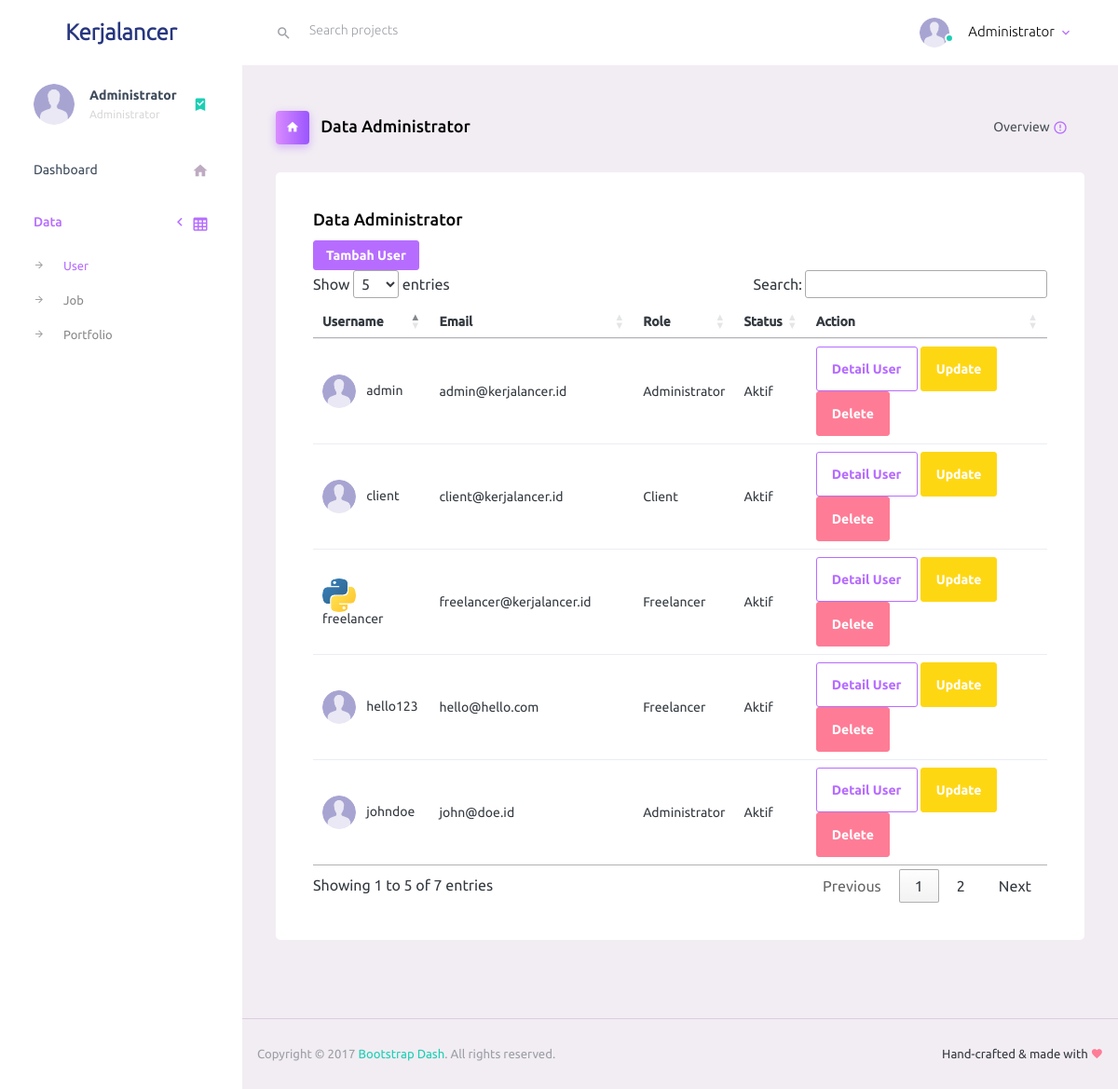
The page /administrator/data-user.php (signed in) on the database its author committed.
### tables this page shows
CREATE TABLE `user` (
  `id_user` int(11) NOT NULL,
  `name` varchar(255) NOT NULL,
  `email` varchar(255) NOT NULL,
  `username` varchar(255) NOT NULL,
  `password` varchar(255) NOT NULL,
  `phone` varchar(45) NOT NULL,
  `profile_picture` varchar(512) NOT NULL DEFAULT 'images/user.png',
  `user_create_date` datetime NOT NULL DEFAULT CURRENT_TIMESTAMP,
  `user_update_date` datetime NOT NULL DEFAULT CURRENT_TIMESTAMP ON UPDATE CURRENT_TIMESTAMP,
  `description` varchar(255) DEFAULT 'Belum ada bio.',
  `level` int(11) NOT NULL,
  `flag` tinyint(4) NOT NULL DEFAULT '1'
);

### administrator/data-user.php (the view, shortened to what this page needs)
<?php
include '../lib/connection.php';
?>
<!DOCTYPE html>
<html lang="en">
<head>
  <link rel="stylesheet" href="../css/style.css">
  <link rel="stylesheet" href="../css/bootstrap.min.css">
  <link rel="stylesheet" href="vendors/iconfonts/mdi/css/materialdesignicons.min.css">
  <link rel="stylesheet" href="vendors/css/vendor.bundle.base.css">
  <link rel="stylesheet" href="css/style.css">
  <link rel="stylesheet" href="https://cdn.datatables.net/1.10.19/css/jquery.dataTables.min.css">
</head>
<body>
  <div class="container-scroller">
    <?php include './partials/navbar.php'; ?>
    <?php include './partials/sidebar.php'; ?>
      <div class="main-panel">
        <div class="content-wrapper">
          <div class="page-header">
            <h3 class="page-title">
              <span class="page-title-icon bg-gradient-primary text-white mr-2">
                <i class="mdi mdi-home"></i>
              </span>
              Data Administrator
            </h3>
            <nav aria-label="breadcrumb">
              <ul class="breadcrumb">
                <li class="breadcrumb-item active" aria-current="page">
                  <span></span>Overview
                  <i class="mdi mdi-alert-circle-outline icon-sm text-primary align-middle"></i>
                </li>
              </ul>
            </nav>
          </div>
          <div class="row">
            <div class="col-12 grid-margin">
              <div class="card">
                <div class="card-body">
                  <h4 class="card-title">Data Administrator</h4>
                  <div class="table-responsive">
                    <a href="./tambah-user.php" class="link-decoration btn btn-primary btn-sm">Tambah User</a>
                    <table class="table" id="myTable">
                      <thead>
                        <tr>
                          <th>
                            Username
                          </th>
                          <th>
                            Email
                          </th>
                          <th>
                            Role
                          </th>
                          <th>
                            Status
                          </th>
                          <th>
                            Action
                          </th>
                        </tr>
                      </thead>
                      <tbody>
                      <?php
                        $query = mysqli_query($con, "SELECT * FROM user");
                        while ($row = mysqli_fetch_assoc($query)) {
                            $iduser = $row["id_user"];
                            $username = $row["username"];
                            $email = $row["email"];
                            $pict = $row["profile_picture"];
                            $level = $row["level"];
                            $flag = $row["flag"];
                      ?>
                        <tr>
                          <td>
                            <img src="../<?=$pict?>" class="mr-2" alt="image">
                            <?=$username?>
                          </td>
                          <td>
                            <?=$email?>
                          </td>
                          <td>
                            <?php
                              if ($level == '1') {
                                echo "Administrator";
                              } else if ($level == '2') {
                                echo "Client";
                              } else {
                                echo "Freelancer";
                              }
                            ?>
                          </td>
                          <td>
                            <?php
                              if ($flag == '1') {
                                echo "Aktif";
                              } else {
                                echo "Tidak Aktif";
                              }
                            ?>
                          </td>
                          <td>
                            <a href="#" class="link-decoration btn btn-outline-primary btn-sm p-3" data-toggle="modal" data-target="#portfolio-<?=$iduser?>">Detail User</a>
                            <a href="./update-user.php?id=<?=$iduser?>" class="link-decoration btn btn-warning btn-sm p-3">Update</a>
                            <?php
                              if ($flag == '1') {
                            ?>
                                <a href="./process/delete-user-process.php?id=<?=$iduser?>" class="link-decoration btn btn-danger btn-sm p-3">Delete</a>
                            <?php
                              } else {
                            ?>
                                <a href="./process/aktif-user-process.php?id=<?=$iduser?>" class="link-decoration btn btn-success btn-sm p-3">Aktifkan</a>
                            <?php
                              }
                            ?>
                          </td>
                        </tr>
                      <?php
                        }
                      ?>
                      </tbody>
                    </table>
                  </div>
                </div>
              </div>
            </div>
          </div>
        </div>
        <footer class="footer">
          <div class="d-sm-flex justify-content-center justify-content-sm-between">
            <span class="text-muted text-center text-sm-left d-block d-sm-inline-block">Copyright © 2017 <a href="https://www.bootstrapdash.com/"
                target="_blank">Bootstrap Dash</a>. All rights reserved.</span>
            <span class="float-none float-sm-right d-block mt-1 mt-sm-0 text-center">Hand-crafted & made with <i class="mdi mdi-heart text-danger"></i></span>
          </div>
        </footer>
      </div>
    </div>
  </div>
</body>
</html>

### administrator/partials/navbar.php (shortened to what this page needs)
<?php
$username = $_SESSION["username"];
$query = mysqli_query($con, "SELECT * FROM user WHERE username = '$username'");
$result = mysqli_fetch_assoc($query);
$name = $result["name"];
$profile_picture = $result["profile_picture"];
?>
<nav class="navbar default-layout-navbar col-lg-12 col-12 p-0 fixed-top d-flex flex-row">
    <div class="text-center navbar-brand-wrapper d-flex align-items-center justify-content-center">
    <a class="navbar-brand brand-logo" href="index.html"><strong>Kerjalancer</strong></a>
    </div>
    <div class="navbar-menu-wrapper d-flex align-items-stretch">
    <div class="search-field d-none d-md-block">
        <form class="d-flex align-items-center h-100" action="#">
        <div class="input-group">
            <div class="input-group-prepend bg-transparent">
            <i class="input-group-text border-0 mdi mdi-magnify"></i>
            </div>
            <input type="text" class="form-control bg-transparent border-0" placeholder="Search projects">
        </div>
        </form>
    </div>
    <ul class="navbar-nav navbar-nav-right">
        <li class="nav-item nav-profile dropdown">
        <a class="nav-link dropdown-toggle" id="profileDropdown" href="#" data-toggle="dropdown" aria-expanded="false">
            <div class="nav-profile-img">
            <img src="../<?=$profile_picture?>" alt="image">
            <span class="availability-status online"></span>
            </div>
            <div class="nav-profile-text">
            <p class="mb-1 text-black"><?=$name?></p>
            </div>
        </a>
        </li>
    </div>
</nav>

### administrator/partials/sidebar.php (shortened to what this page needs)
<div class="container-fluid page-body-wrapper">
    <nav class="sidebar sidebar-offcanvas" id="sidebar">
    <ul class="nav">
        <li class="nav-item nav-profile">
        <a href="#" class="nav-link">
            <div class="nav-profile-image">
            <img src="../<?=$profile_picture?>" alt="profile">
            </div>
            <div class="nav-profile-text d-flex flex-column">
            <span class="font-weight-bold mb-2"><?=$name?></span>
            <span class="text-secondary text-small">Administrator</span>
            </div>
            <i class="mdi mdi-bookmark-check text-success nav-profile-badge"></i>
        </a>
        </li>
        <li class="nav-item">
        <a class="nav-link" href="./index.php">
            <span class="menu-title">Dashboard</span>
            <i class="mdi mdi-home menu-icon"></i>
        </a>
        </li>
        <li class="nav-item">
        <a class="nav-link" data-toggle="collapse" href="#ui-basic" aria-expanded="false" aria-controls="ui-basic">
            <span class="menu-title">Data</span>
            <i class="menu-arrow"></i>
            <i class="mdi mdi-table-large menu-icon"></i>
        </a>
        <div class="collapse" id="ui-basic">
            <ul class="nav flex-column sub-menu">
                <li class="nav-item"> <a class="nav-link" href="./data-user.php">User</a></li>
                <li class="nav-item"> <a class="nav-link" href="./data-job.php">Job</a></li>
                <li class="nav-item"> <a class="nav-link" href="./data-portfolio.php">Portfolio</a></li>
            </ul>
        </div>
        </li>
    </nav>

### css/style.css (style rules this page uses)
html, body { font-family: Catamaran, Roboto, sans-serif; font-weight: 400; overflow-x: hidden; background-color: #fafafa; }
.link-decoration, .link-decoration:hover { text-decoration: none; }

### rows shown on the page
user: profile_picture (placeholder picture), name "Administrator", username "admin", email "admin@kerjalancer.id", flag "Aktif"
user: profile_picture (placeholder picture), username "client", email "client@kerjalancer.id", shows "Client", flag "Aktif"
user: profile_picture (picture), username "freelancer", email "freelancer@kerjalancer.id", shows "Freelancer", flag "Aktif"
user: profile_picture (placeholder picture), username "johndoe", email "john@doe.id", shows "Administrator", flag "Aktif"
user: profile_picture (placeholder picture), username "hello123", email "hello@hello.com", shows "Freelancer", flag "Aktif"
